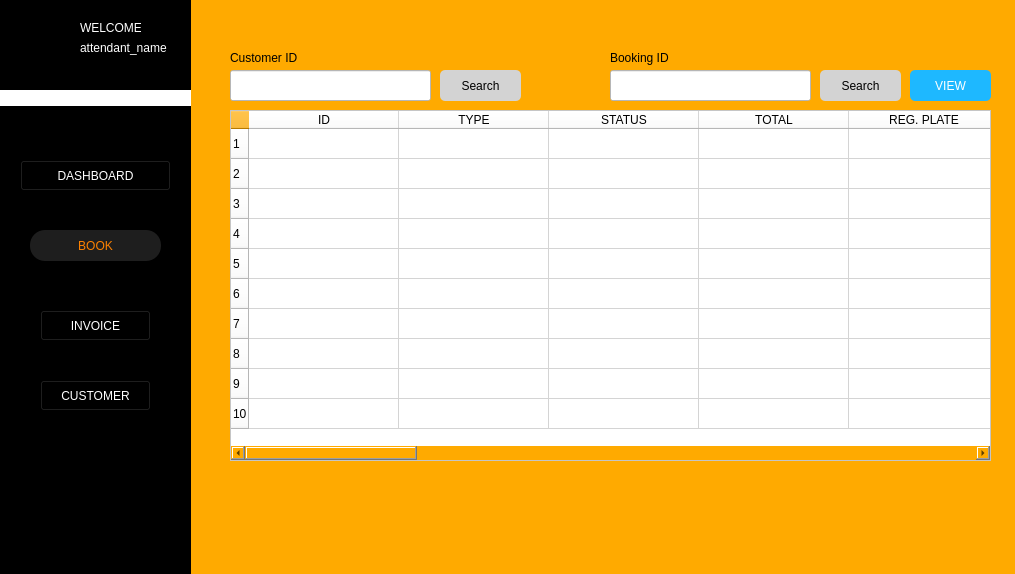
<?xml version="1.0" encoding="UTF-8"?>
<ui version="4.0">
 <class>Form</class>
 <widget class="QWidget" name="Form">
  <property name="geometry">
   <rect>
    <x>0</x>
    <y>0</y>
    <width>1015</width>
    <height>574</height>
   </rect>
  </property>
  <property name="windowTitle">
   <string>Form</string>
  </property>
  <property name="styleSheet">
   <string notr="true">background-color: rgb(255, 170, 0);</string>
  </property>
  <widget class="QPushButton" name="btn_searchcus">
   <property name="geometry">
    <rect>
     <x>440</x>
     <y>70</y>
     <width>81</width>
     <height>31</height>
    </rect>
   </property>
   <property name="styleSheet">
    <string notr="true">color: black;
background-color: lightgrey;
border-radius: 5px;
</string>
   </property>
   <property name="text">
    <string>Search</string>
   </property>
   <property name="icon">
    <iconset>
     <normaloff>img/plus-button.png</normaloff>img/plus-button.png</iconset>
   </property>
  </widget>
  <widget class="QLineEdit" name="txt_customerid">
   <property name="geometry">
    <rect>
     <x>230</x>
     <y>70</y>
     <width>201</width>
     <height>31</height>
    </rect>
   </property>
   <property name="styleSheet">
    <string notr="true">background-color: rgb(255, 255, 255);</string>
   </property>
   <property name="clearButtonEnabled">
    <bool>false</bool>
   </property>
  </widget>
  <widget class="QLabel" name="label_104">
   <property name="geometry">
    <rect>
     <x>230</x>
     <y>50</y>
     <width>191</width>
     <height>16</height>
    </rect>
   </property>
   <property name="text">
    <string>Customer ID</string>
   </property>
  </widget>
  <widget class="QPushButton" name="btn_customer">
   <property name="geometry">
    <rect>
     <x>40</x>
     <y>380</y>
     <width>111</width>
     <height>31</height>
    </rect>
   </property>
   <property name="styleSheet">
    <string notr="true">color: rgb(255, 255, 255);
background-color: rgb(0, 0, 0);</string>
   </property>
   <property name="text">
    <string>CUSTOMER</string>
   </property>
  </widget>
  <widget class="QLabel" name="attendant_name">
   <property name="geometry">
    <rect>
     <x>80</x>
     <y>40</y>
     <width>91</width>
     <height>16</height>
    </rect>
   </property>
   <property name="styleSheet">
    <string notr="true">color: rgb(255, 255, 255);
background-color: rgb(0, 0, 0);
</string>
   </property>
   <property name="text">
    <string>attendant_name</string>
   </property>
  </widget>
  <widget class="QLabel" name="label_2">
   <property name="geometry">
    <rect>
     <x>0</x>
     <y>90</y>
     <width>191</width>
     <height>16</height>
    </rect>
   </property>
   <property name="styleSheet">
    <string notr="true">background-color: rgb(255, 255, 255);</string>
   </property>
   <property name="text">
    <string/>
   </property>
  </widget>
  <widget class="QPushButton" name="btn_books">
   <property name="geometry">
    <rect>
     <x>30</x>
     <y>230</y>
     <width>131</width>
     <height>31</height>
    </rect>
   </property>
   <property name="styleSheet">
    <string notr="true">border-style: none;
color: #FC8100;
border-radius: 15px;
background-color: #1E1E1E;
</string>
   </property>
   <property name="text">
    <string>BOOK</string>
   </property>
  </widget>
  <widget class="QPushButton" name="btn_dashboard">
   <property name="geometry">
    <rect>
     <x>20</x>
     <y>160</y>
     <width>151</width>
     <height>31</height>
    </rect>
   </property>
   <property name="styleSheet">
    <string notr="true">color: rgb(255, 255, 255);
background-color: rgb(0, 0, 0);</string>
   </property>
   <property name="text">
    <string>DASHBOARD</string>
   </property>
  </widget>
  <widget class="QPushButton" name="btn_invoice">
   <property name="geometry">
    <rect>
     <x>40</x>
     <y>310</y>
     <width>111</width>
     <height>31</height>
    </rect>
   </property>
   <property name="styleSheet">
    <string notr="true">color: rgb(255, 255, 255);
background-color: rgb(0, 0, 0);</string>
   </property>
   <property name="text">
    <string>INVOICE</string>
   </property>
  </widget>
  <widget class="QLabel" name="label">
   <property name="geometry">
    <rect>
     <x>0</x>
     <y>0</y>
     <width>191</width>
     <height>701</height>
    </rect>
   </property>
   <property name="styleSheet">
    <string notr="true">background-color: rgb(0, 0, 0);</string>
   </property>
   <property name="text">
    <string/>
   </property>
  </widget>
  <widget class="QLabel" name="label_33">
   <property name="geometry">
    <rect>
     <x>20</x>
     <y>20</y>
     <width>41</width>
     <height>41</height>
    </rect>
   </property>
   <property name="styleSheet">
    <string notr="true">border-style: none;
background-color: black;
</string>
   </property>
   <property name="text">
    <string/>
   </property>
   <property name="pixmap">
    <pixmap>../img/ARMS_LGO(1).png</pixmap>
   </property>
   <property name="scaledContents">
    <bool>true</bool>
   </property>
  </widget>
  <widget class="QLabel" name="label_13">
   <property name="geometry">
    <rect>
     <x>80</x>
     <y>20</y>
     <width>61</width>
     <height>16</height>
    </rect>
   </property>
   <property name="styleSheet">
    <string notr="true">color: rgb(255, 255, 255);
background-color: rgb(0, 0, 0);</string>
   </property>
   <property name="text">
    <string>WELCOME</string>
   </property>
  </widget>
  <widget class="QPushButton" name="btn_settings">
   <property name="geometry">
    <rect>
     <x>10</x>
     <y>510</y>
     <width>31</width>
     <height>24</height>
    </rect>
   </property>
   <property name="styleSheet">
    <string notr="true">border-style: none;
background-color: rgb(0, 0, 0);</string>
   </property>
   <property name="text">
    <string/>
   </property>
   <property name="icon">
    <iconset>
     <normaloff>../img/settingsIM.png</normaloff>../img/settingsIM.png</iconset>
   </property>
   <property name="iconSize">
    <size>
     <width>20</width>
     <height>20</height>
    </size>
   </property>
  </widget>
  <widget class="QTableWidget" name="tbl_bookings">
   <property name="geometry">
    <rect>
     <x>230</x>
     <y>110</y>
     <width>761</width>
     <height>351</height>
    </rect>
   </property>
   <property name="autoFillBackground">
    <bool>false</bool>
   </property>
   <property name="styleSheet">
    <string notr="true">background-color: white</string>
   </property>
   <property name="editTriggers">
    <set>QAbstractItemView::NoEditTriggers</set>
   </property>
   <property name="rowCount">
    <number>10</number>
   </property>
   <attribute name="horizontalHeaderDefaultSectionSize">
    <number>150</number>
   </attribute>
   <row/>
   <row/>
   <row/>
   <row/>
   <row/>
   <row/>
   <row/>
   <row/>
   <row/>
   <row/>
   <column>
    <property name="text">
     <string>ID</string>
    </property>
   </column>
   <column>
    <property name="text">
     <string>TYPE</string>
    </property>
   </column>
   <column>
    <property name="text">
     <string>STATUS</string>
    </property>
   </column>
   <column>
    <property name="text">
     <string>TOTAL</string>
    </property>
   </column>
   <column>
    <property name="text">
     <string>REG. PLATE</string>
    </property>
   </column>
   <column>
    <property name="text">
     <string>VEHICLE BRAND</string>
    </property>
   </column>
   <column>
    <property name="text">
     <string>VEHICLE MODEL</string>
    </property>
   </column>
   <column>
    <property name="text">
     <string>ASSIGNED TO</string>
    </property>
   </column>
   <column>
    <property name="text">
     <string>CUSTOMER</string>
    </property>
   </column>
   <column>
    <property name="text">
     <string>SERVICE</string>
    </property>
   </column>
   <column>
    <property name="text">
     <string>DETAILS</string>
    </property>
   </column>
   <column>
    <property name="text">
     <string>START DATE</string>
    </property>
   </column>
   <column>
    <property name="text">
     <string>EST. END DATE</string>
    </property>
   </column>
   <column>
    <property name="text">
     <string>EMPLOYEE ID</string>
    </property>
   </column>
   <column>
    <property name="text">
     <string>CUSTOMER ID</string>
    </property>
   </column>
   <column>
    <property name="text">
     <string>SERVICE ID</string>
    </property>
   </column>
   <column>
    <property name="text">
     <string>DATE CREATED</string>
    </property>
   </column>
  </widget>
  <widget class="QPushButton" name="btn_book_view">
   <property name="geometry">
    <rect>
     <x>910</x>
     <y>70</y>
     <width>81</width>
     <height>31</height>
    </rect>
   </property>
   <property name="styleSheet">
    <string notr="true">color: rgb(255, 255, 255);
background-color: rgb(30, 184, 255);
border-radius: 5px;
</string>
   </property>
   <property name="text">
    <string>VIEW</string>
   </property>
   <property name="icon">
    <iconset>
     <normaloff>img/plus-button.png</normaloff>img/plus-button.png</iconset>
   </property>
  </widget>
  <widget class="QLineEdit" name="txt_bookid">
   <property name="geometry">
    <rect>
     <x>610</x>
     <y>70</y>
     <width>201</width>
     <height>31</height>
    </rect>
   </property>
   <property name="styleSheet">
    <string notr="true">background-color: rgb(255, 255, 255);</string>
   </property>
   <property name="clearButtonEnabled">
    <bool>false</bool>
   </property>
  </widget>
  <widget class="QLabel" name="label_105">
   <property name="geometry">
    <rect>
     <x>610</x>
     <y>50</y>
     <width>191</width>
     <height>16</height>
    </rect>
   </property>
   <property name="text">
    <string>Booking ID</string>
   </property>
  </widget>
  <widget class="QPushButton" name="btn_searchbook">
   <property name="geometry">
    <rect>
     <x>820</x>
     <y>70</y>
     <width>81</width>
     <height>31</height>
    </rect>
   </property>
   <property name="styleSheet">
    <string notr="true">color: black;
background-color: lightgrey;
border-radius: 5px;
</string>
   </property>
   <property name="text">
    <string>Search</string>
   </property>
   <property name="icon">
    <iconset>
     <normaloff>img/plus-button.png</normaloff>img/plus-button.png</iconset>
   </property>
  </widget>
  <zorder>label</zorder>
  <zorder>btn_searchcus</zorder>
  <zorder>txt_customerid</zorder>
  <zorder>label_104</zorder>
  <zorder>btn_customer</zorder>
  <zorder>attendant_name</zorder>
  <zorder>label_2</zorder>
  <zorder>btn_books</zorder>
  <zorder>btn_dashboard</zorder>
  <zorder>btn_invoice</zorder>
  <zorder>label_33</zorder>
  <zorder>label_13</zorder>
  <zorder>btn_settings</zorder>
  <zorder>tbl_bookings</zorder>
  <zorder>btn_book_view</zorder>
  <zorder>txt_bookid</zorder>
  <zorder>label_105</zorder>
  <zorder>btn_searchbook</zorder>
 </widget>
 <resources/>
 <connections/>
</ui>
